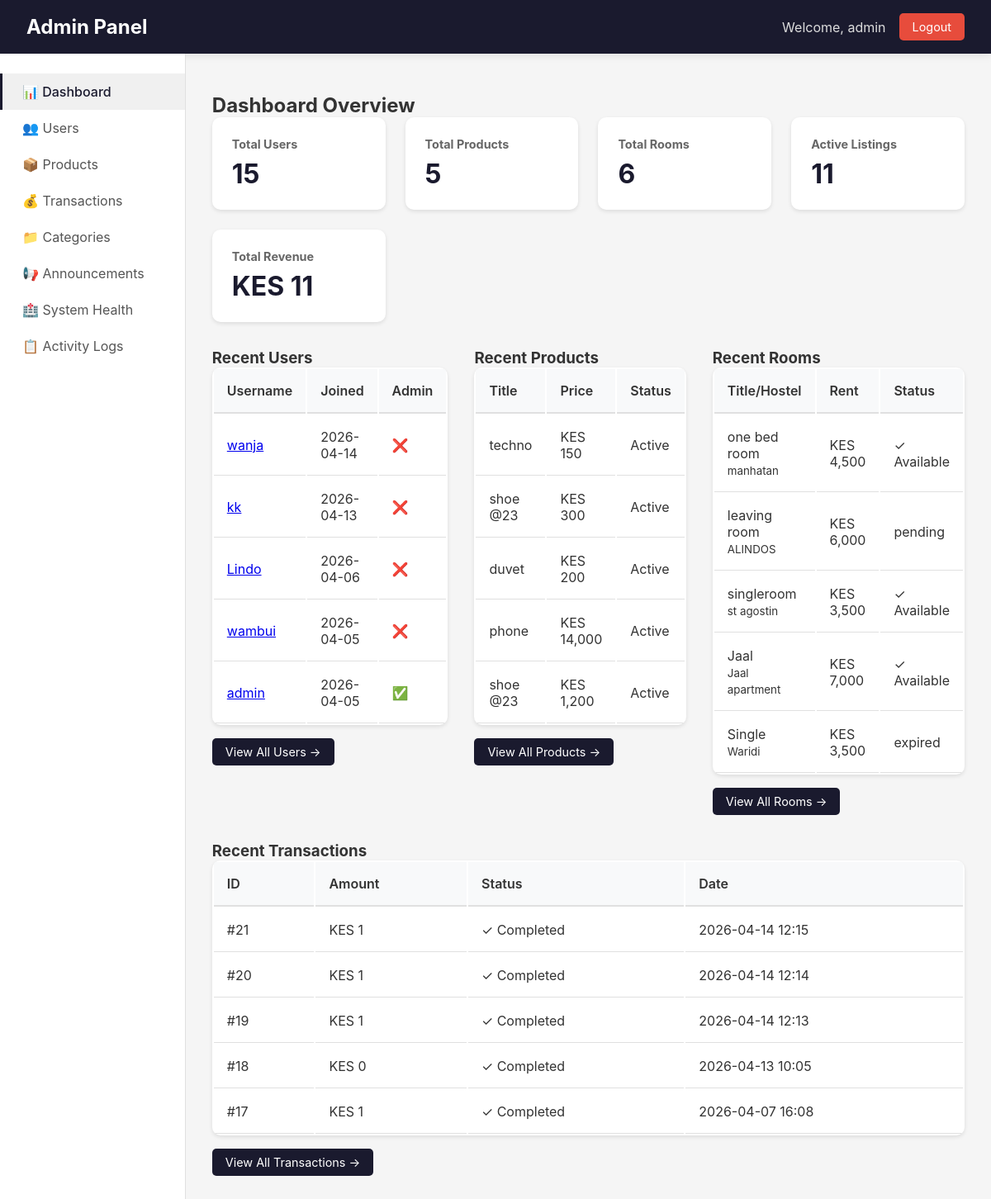
Before: /admin/ (signed in) with the older database file.
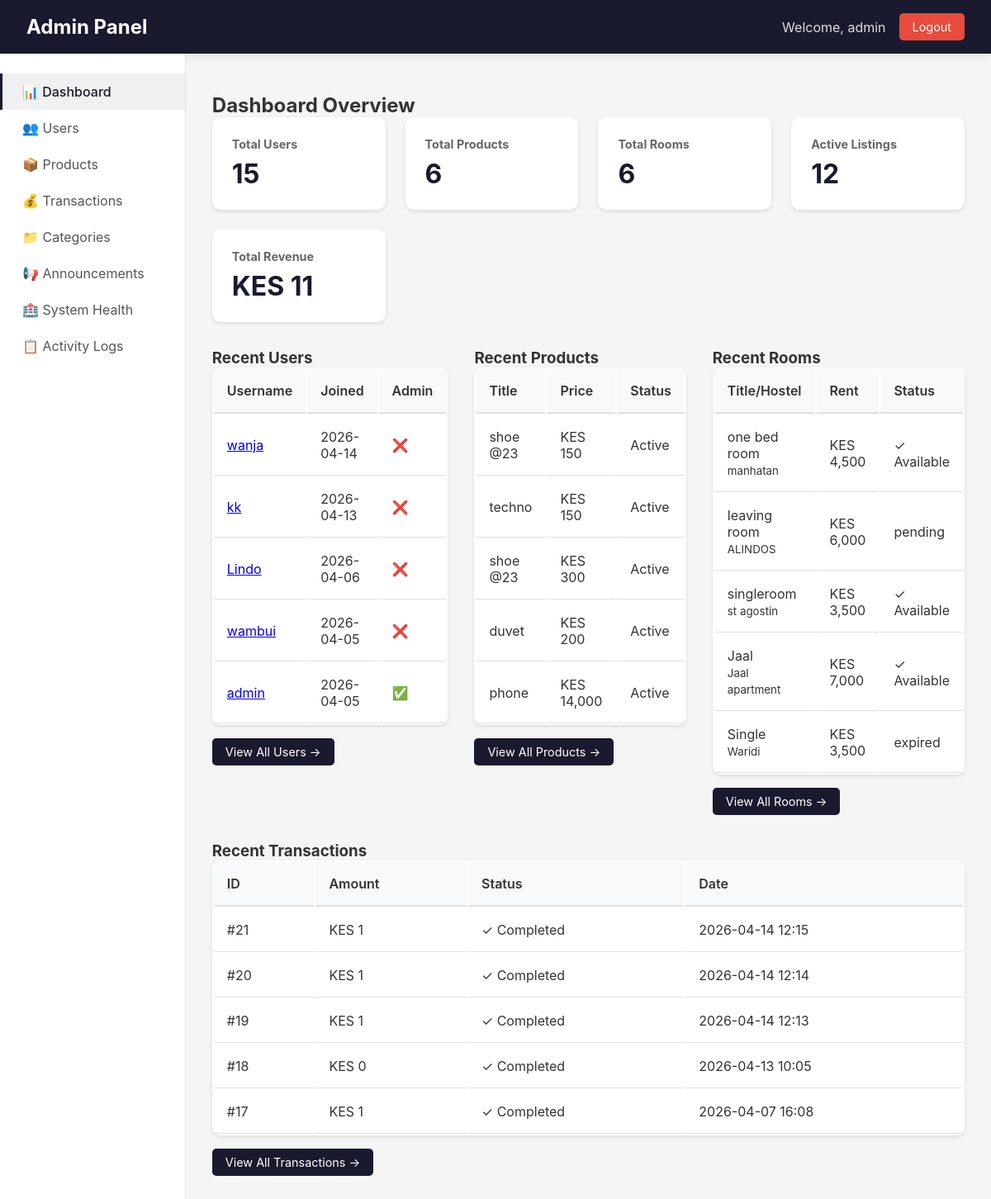
After: the same page with the newer database file.
### app/models.py (models this page shows, shortened)
class User(UserMixin, db.Model):
    __tablename__ = 'users'
    id = db.Column(db.Integer, primary_key=True)
    username = db.Column(db.String(80), unique=True, nullable=False)
    email = db.Column(db.String(120), unique=True, nullable=False)
    password_hash = db.Column(db.String(256))
    phone = db.Column(db.String(20))
    created_at = db.Column(db.DateTime, default=datetime.utcnow)
    google_id = db.Column(db.String(100), unique=True, nullable=True)
    profile_picture = db.Column(db.String(500), nullable=True)
    products = db.relationship('Product',
        foreign_keys='Product.seller_id',
        back_populates='seller',
        lazy=True
    )
    payments = db.relationship('Payment',
        back_populates='payment_user',
        lazy=True
    )
    phone_number = db.Column(db.String(20))
    campus_location = db.Column(db.String(100))
    hostel_name = db.Column(db.String(100))
    hostel_room = db.Column(db.String(20))
    whatsapp_number = db.Column(db.String(20))
    show_contact_details = db.Column(db.Boolean, default=True)
    contact_preference = db.Column(db.String(20), default='whatsapp')
    is_admin = db.Column(db.Boolean, default=False)
    conversations_as_buyer = db.relationship('Chat',
        foreign_keys='Chat.buyer_id',
        back_populates='buyer',
        lazy=True,
        cascade='all, delete-orphan'
    )
    conversations_as_seller = db.relationship('Chat',
        foreign_keys='Chat.seller_id',
        back_populates='seller',
        lazy=True,
        cascade='all, delete-orphan'
    )
    sent_messages = db.relationship('Message',
        foreign_keys='Message.sender_id',
        back_populates='sender',
        lazy=True,
        cascade='all, delete-orphan'
    )
    sent_offers = db.relationship('Offer',
        foreign_keys='Offer.buyer_id',
        back_populates='offer_buyer',
        lazy=True
    )
    received_offers = db.relationship('Offer',
        foreign_keys='Offer.seller_id',
        back_populates='offer_seller',
        lazy=True
    )

class Product(db.Model):
    __tablename__ = 'products'
    id = db.Column(db.Integer, primary_key=True)
    title = db.Column(db.String(100), nullable=False)
    description = db.Column(db.Text)
    price = db.Column(db.Float, nullable=False)
    condition = db.Column(db.String(20))
    contact_info = db.Column(db.Text)
    is_fast_moving = db.Column(db.Boolean, default=False)
    is_active = db.Column(db.Boolean, default=True)
    is_sold = db.Column(db.Boolean, default=False)
    Token = db.Column(db.Float, nullable=False)
    category_id = db.Column(db.Integer, db.ForeignKey('categories.id'), nullable=False)
    seller_id = db.Column(db.Integer, db.ForeignKey('users.id'), nullable=False)
    image_group_id = db.Column(db.Integer, db.ForeignKey('product_image_groups.id'), nullable=True)
    created_at = db.Column(db.DateTime, default=datetime.utcnow)
    updated_at = db.Column(db.DateTime, default=datetime.utcnow, onupdate=datetime.utcnow)
    hostel_name = db.Column(db.String(100), nullable=False, default='')
    location = db.Column(db.String(100), nullable=False, default='')
    leave_date = db.Column(db.DateTime, nullable=False, default=datetime.utcnow)
    room_type = db.Column(db.String(20), default='single')
    deposit = db.Column(db.Float, default=0)
    commission_percentage = db.Column(db.Float, default=0)
    is_commission_listing = db.Column(db.Boolean, default=False)
    status = db.Column(db.String(20), default='available')
    agreement_user_id = db.Column(db.Integer, db.ForeignKey('users.id'), nullable=True)
    agreement_expires_at = db.Column(db.DateTime, nullable=True)
    booked_at = db.Column(db.DateTime, nullable=True)
    total_unlocks = db.Column(db.Integer, default=0)
    last_interest_update = db.Column(db.DateTime, default=datetime.utcnow)
    payments = db.relationship('Payment', back_populates='product', lazy=True, cascade="all, delete-orphan")
    chats = db.relationship('Chat', back_populates='product', lazy=True, cascade='all, delete-orphan')
    offers = db.relationship('Offer', back_populates='product', lazy=True, cascade='all, delete-orphan')
    unlocks = db.relationship(
    'ProductUnlock',
    back_populates='product',
    cascade='all, delete-orphan'
)
    notifications = db.relationship(
    'Notification',
    back_populates='product',
    cascade='all, delete-orphan'
)
    agreement_user = db.relationship('User', foreign_keys=[agreement_user_id])
    category = db.relationship('Category', back_populates='products')
    seller = db.relationship('User', foreign_keys=[seller_id], back_populates='products')
    image_group = db.relationship('ProductImageGroup', back_populates='product')

class ProductUnlock(db.Model):
    __tablename__ = 'product_unlocks'
    id = db.Column(db.Integer, primary_key=True)
    user_id = db.Column(db.Integer, db.ForeignKey('users.id'), nullable=False)
    product_id = db.Column(db.Integer, db.ForeignKey('products.id'), nullable=False)
    seller_id = db.Column(db.Integer, db.ForeignKey('users.id'), nullable=False)
    amount = db.Column(db.Float, nullable=False)
    phone_number = db.Column(db.String(20))
    checkout_request_id = db.Column(db.String(100), unique=True)
    merchant_request_id = db.Column(db.String(100))
    mpesa_receipt_number = db.Column(db.String(50))
    status = db.Column(db.String(20), default='pending')
    created_at = db.Column(db.DateTime, default=datetime.utcnow)
    completed_at = db.Column(db.DateTime)
    unlocked_at = db.Column(db.DateTime)
    user = db.relationship('User', foreign_keys=[user_id], backref='unlocked_products')
    product = db.relationship('Product', back_populates='unlocks')
    seller = db.relationship('User', foreign_keys=[seller_id], backref='buyer_unlocks')
    chat = db.relationship('Chat', back_populates='unlock', lazy=True, uselist=False)

### app/admin/routes.py (the view)
@admin_bp.route('/')
@login_required
@admin_required
def dashboard():
    total_users = User.query.count()
    total_products = Product.query.filter(
        (Product.hostel_name == '') | (Product.hostel_name.is_(None))
    ).count()
    total_rooms = Product.query.filter(
        Product.hostel_name != '',
        Product.hostel_name.isnot(None)
    ).count()
    active_products = Product.query.filter_by(is_active=True, is_sold=False).count()
    total_revenue = db.session.query(func.sum(ProductUnlock.amount)).filter_by(status='completed').scalar() or 0
    recent_users = User.query.order_by(User.created_at.desc()).limit(5).all()
    recent_products = Product.query.filter(
        (Product.hostel_name == '') | (Product.hostel_name.is_(None))
    ).order_by(Product.created_at.desc()).limit(5).all()
    recent_rooms = Product.query.filter(
        Product.hostel_name != '',
        Product.hostel_name.isnot(None)
    ).order_by(Product.created_at.desc()).limit(5).all()
    recent_transactions = ProductUnlock.query.filter_by(status='completed').order_by(ProductUnlock.completed_at.desc()).limit(5).all()
    return render_template('admin/dashboard.html',
                         total_users=total_users,
                         total_products=total_products,
                         total_rooms=total_rooms,
                         active_products=active_products,
                         total_revenue=total_revenue,
                         recent_users=recent_users,
                         recent_products=recent_products,
                         recent_rooms=recent_rooms,
                         recent_transactions=recent_transactions)

### app/admin/routes.py (called while the page is built)
def admin_required(f):
    @wraps(f)
    def decorated_function(*args, **kwargs):
        if not current_user.is_authenticated:
            flash('Please login to access admin area.', 'warning')
            return redirect(url_for('auth.login'))
        if not current_user.is_admin:
            flash('Admin access required.', 'error')
            return redirect(url_for('main.index'))
        return f(*args, **kwargs)
    return decorated_function

### app/models.py (called while the page is built)
@login_manager.user_loader
def load_user(user_id):
    return User.query.get(int(user_id))

### app/templates/admin/dashboard.html (shortened to what this page needs)
{% extends "admin/base.html" %}
{% block content %}
<h2>Dashboard Overview</h2>
<div class="stats-grid">
    <div class="stat-card">
        <h3>Total Users</h3>
        <div class="value">{{ total_users }}</div>
    </div>
    <div class="stat-card">
        <h3>Total Products</h3>
        <div class="value">{{ total_products }}</div>
    </div>
    <div class="stat-card">
        <h3>Total Rooms</h3>
        <div class="value">{{ total_rooms }}</div>
    </div>
    <div class="stat-card">
        <h3>Active Listings</h3>
        <div class="value">{{ active_products }}</div>
    </div>
    <div class="stat-card">
        <h3>Total Revenue</h3>
        <div class="value">KES {{ "{:,.0f}".format(total_revenue) }}</div>
    </div>
</div>
<div style="display: grid; grid-template-columns: repeat(3, 1fr); gap: 2rem; margin-top: 2rem;">
    <div>
        <h3>Recent Users</h3>
        <table class="data-table">
            <thead><tr><th>Username</th><th>Joined</th><th>Admin</th></tr></thead>
            <tbody>
                {% for user in recent_users %}
                <tr>
                    <td><a href="{{ url_for('admin.user_detail', user_id=user.id) }}">{{ user.username }}</a></td>
                    <td>{{ user.created_at.strftime('%Y-%m-%d') }}</td>
                    <td>{% if user.is_admin %}✅{% else %}❌{% endif %}</td>
                </tr>
                {% endfor %}
            </tbody>
        </table>
        <div style="margin-top: 1rem;"><a href="{{ url_for('admin.users') }}" class="btn btn-primary">View All Users →</a></div>
    </div>
    <div>
        <h3>Recent Products</h3>
        <table class="data-table">
            <thead><tr><th>Title</th><th>Price</th><th>Status</th></tr></thead>
            <tbody>
                {% for product in recent_products %}
                <tr>
                    <td>{{ product.title[:25] }}</td>
                    <td>KES {{ "{:,.0f}".format(product.price) }}</td>
                    <td>{% if product.is_sold %}Sold{% else %}Active{% endif %}</td>
                </tr>
                {% endfor %}
            </tbody>
        </table>
        <div style="margin-top: 1rem;"><a href="{{ url_for('admin.products') }}" class="btn btn-primary">View All Products →</a></div>
    </div>
    <div>
        <h3>Recent Rooms</h3>
        <table class="data-table">
            <thead><tr><th>Title/Hostel</th><th>Rent</th><th>Status</th></tr></thead>
            <tbody>
                {% for room in recent_rooms %}
                <tr>
                    <td>{{ room.title[:20] }}<br><small>{{ room.hostel_name }}</small></td>
                    <td>KES {{ "{:,.0f}".format(room.price) }}</td>
                    <td>{% if room.status == 'available' %}✓ Available{% elif room.status == 'booked' %}📅 Booked{% else %}{{ room.status }}{% endif %}</td>
                </tr>
                {% endfor %}
            </tbody>
        </table>
        <div style="margin-top: 1rem;"><a href="{{ url_for('admin.rooms') }}" class="btn btn-primary">View All Rooms →</a></div>
    </div>
</div>
<div style="margin-top: 2rem;">
    <h3>Recent Transactions</h3>
    <table class="data-table">
        <thead><tr><th>ID</th><th>Amount</th><th>Status</th><th>Date</th></tr></thead>
        <tbody>
            {% for tx in recent_transactions %}
            <tr>
                <td>#{{ tx.id }}</td>
                <td>KES {{ "{:,.0f}".format(tx.amount) }}</td>
                <td>{% if tx.status == 'completed' %}✓ Completed{% else %}{{ tx.status }}{% endif %}</td>
                <td>{{ (tx.completed_at or tx.created_at).strftime('%Y-%m-%d %H:%M') }}</td>
            </tr>
            {% endfor %}
        </tbody>
    </table>
    <div style="margin-top: 1rem;"><a href="{{ url_for('admin.transactions') }}" class="btn btn-primary">View All Transactions →</a></div>
</div>
{% endblock %}

### app/templates/admin/base.html (shortened to what this page needs)
<!DOCTYPE html>
<html lang="en">
<head>
</head>
<body>
    <header class="admin-header">
        <h1><a href="{{ url_for('admin.dashboard') }}">Admin Panel</a></h1>
        <div class="admin-user">
            <span>Welcome, {{ current_user.username }}</span>
            <a href="{{ url_for('auth.logout') }}" class="logout-btn">Logout</a>
        </div>
    </header>
    <div class="admin-container">
        <nav class="admin-sidebar">
            <a href="{{ url_for('admin.dashboard') }}" class="{% if request.endpoint == 'admin.dashboard' %}active{% endif %}">
                📊 Dashboard
            </a>
            <a href="{{ url_for('admin.users') }}" class="{% if request.endpoint == 'admin.users' or request.endpoint == 'admin.user_detail' %}active{% endif %}">
                👥 Users
            </a>
            <a href="{{ url_for('admin.products') }}" class="{% if request.endpoint == 'admin.products' %}active{% endif %}">
                📦 Products
            </a>
            <a href="{{ url_for('admin.transactions') }}" class="{% if request.endpoint == 'admin.transactions' %}active{% endif %}">
                💰 Transactions
            </a>
            <a href="{{ url_for('admin.categories') }}" class="{% if request.endpoint == 'admin.categories' %}active{% endif %}">
                📁 Categories
            </a>
            <a href="{{ url_for('announcements.admin') }}" class="{% if request.endpoint == 'announcements.admin' %}active{% endif %}">
    📢 Announcements
</a>
<a href="{{ url_for('admin.system_health') }}" class="{% if request.endpoint == 'admin.system_health' %}active{% endif %}">
    🏥 System Health
</a>
<a href="{{ url_for('admin.admin_logs') }}" class="{% if request.endpoint == 'admin.admin_logs' %}active{% endif %}">
    📋 Activity Logs
</a>
        </nav>
        <main class="admin-content">
            {% block content %}{% endblock %}
        </main>
    </div>
</body>
</html>

Changed rows visible on the page:
no longer on this page (row unchanged): Product: title "shoe @23", price "1,200", is_sold "Active", shown under "Recent Products"
added Product: title "shoe @23", price "150", is_sold "Active", shown under "Recent Products"
Other visible differences:
{{ total_products }}: "5" → "6"
{{ active_products }}: "11" → "12"
